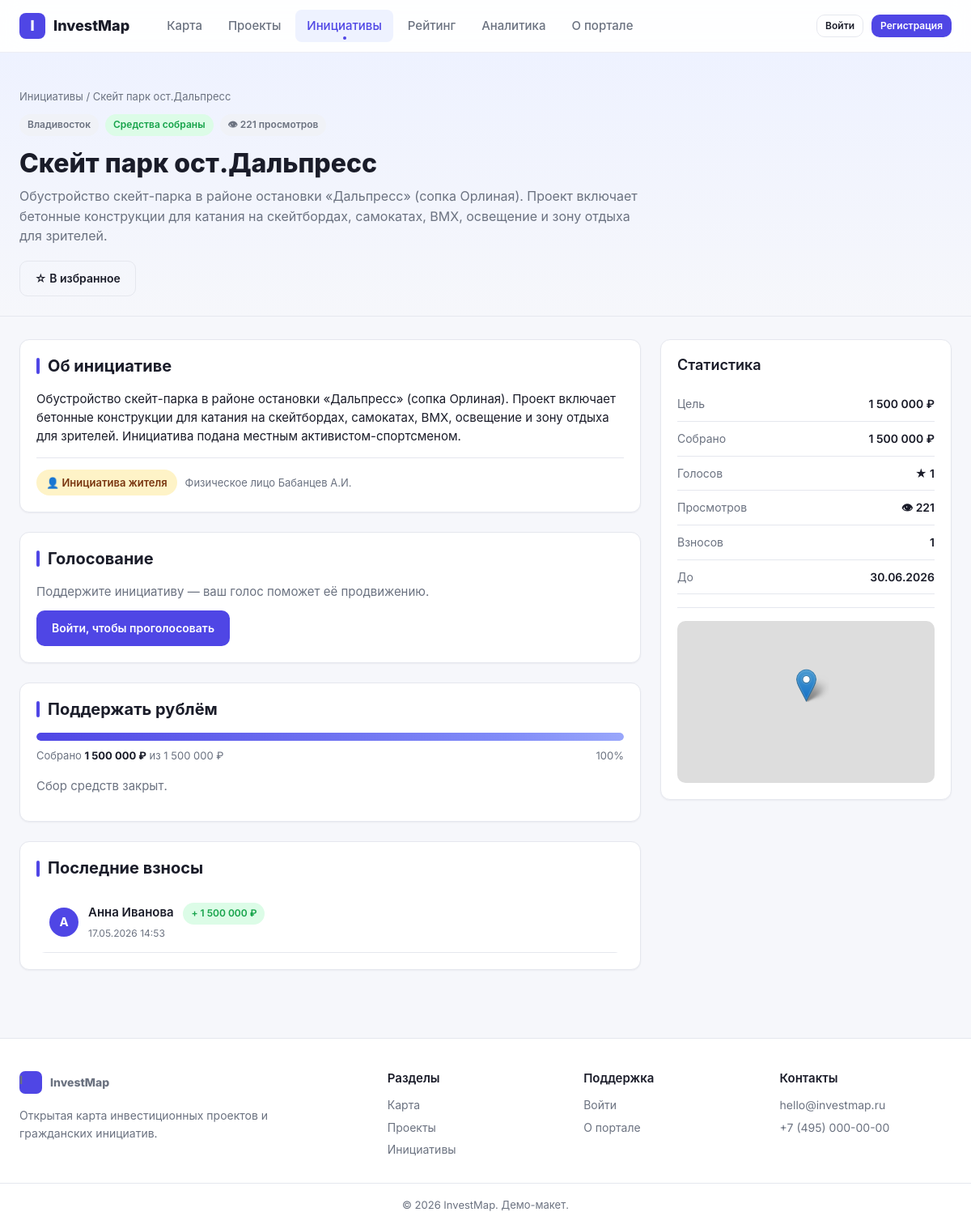
The page /initiatives/skeit-park-ost-dalpress on the database its author committed.
### app/models.py (models this page shows, shortened)
class Initiative(db.Model):
    __tablename__ = "initiatives"
    id = db.Column(db.Integer, primary_key=True)
    title = db.Column(db.String(200), nullable=False)
    slug = db.Column(db.String(220), unique=True, nullable=False, index=True)
    short_description = db.Column(db.String(300), nullable=False)
    description = db.Column(db.Text, nullable=False)
    author_type = db.Column(db.String(40), default="municipality")  # municipality | ngo | citizen
    author_name = db.Column(db.String(200))
    proposed_by_id = db.Column(db.Integer, db.ForeignKey("users.id"), nullable=True)
    district = db.Column(db.String(60), index=True)
    lat = db.Column(db.Float)
    lng = db.Column(db.Float)
    cover = db.Column(db.String(255))
    goal_amount = db.Column(db.BigInteger, default=0)
    collected_amount = db.Column(db.BigInteger, default=0)
    status = db.Column(db.String(40), default="active")  # active | funded | closed | moderation | rejected
    end_date = db.Column(db.Date)
    views = db.Column(db.Integer, default=0, nullable=False)
    created_at = db.Column(db.DateTime, default=datetime.utcnow)
    proposed_by = db.relationship("User", foreign_keys=[proposed_by_id])
    donations = db.relationship("Donation", back_populates="initiative", cascade="all, delete-orphan")
    votes = db.relationship("InitiativeVote", back_populates="initiative", cascade="all, delete-orphan")
    @property
    def progress_pct(self):
        if not self.goal_amount:
            return 0
        return min(100, round(self.collected_amount * 100 / self.goal_amount))
    @property
    def votes_count(self):
        return len(self.votes)

class Donation(db.Model):
    __tablename__ = "donations"
    id = db.Column(db.Integer, primary_key=True)
    initiative_id = db.Column(db.Integer, db.ForeignKey("initiatives.id"), nullable=False)
    user_id = db.Column(db.Integer, db.ForeignKey("users.id"), nullable=True)
    amount = db.Column(db.BigInteger, nullable=False)
    anonymous = db.Column(db.Boolean, default=False)
    created_at = db.Column(db.DateTime, default=datetime.utcnow)
    initiative = db.relationship("Initiative", back_populates="donations")
    user = db.relationship("User", back_populates="donations")

class User(UserMixin, db.Model):
    __tablename__ = "users"
    id = db.Column(db.Integer, primary_key=True)
    email = db.Column(db.String(120), unique=True, nullable=False, index=True)
    name = db.Column(db.String(120), nullable=False)
    password_hash = db.Column(db.String(255), nullable=False)
    role = db.Column(db.String(20), default="user", nullable=False)  # user | moderator | admin
    avatar = db.Column(db.String(255))
    profile_type = db.Column(db.String(20), default="physical", nullable=False)
    company_name = db.Column(db.String(200))  # для инвесторов
    inn = db.Column(db.String(20))            # ИНН
    phone = db.Column(db.String(40))
    bio = db.Column(db.Text)                  # о себе / о компании
    email_notifications = db.Column(db.Boolean, default=True, nullable=False)
    created_at = db.Column(db.DateTime, default=datetime.utcnow)
    comments = db.relationship("Comment", back_populates="user", cascade="all, delete-orphan")
    subscriptions = db.relationship("Subscription", back_populates="user", cascade="all, delete-orphan")
    notifications = db.relationship("Notification", back_populates="user", cascade="all, delete-orphan")
    activities = db.relationship("Activity", back_populates="user", cascade="all, delete-orphan")
    donations = db.relationship("Donation", back_populates="user", cascade="all, delete-orphan")
    votes = db.relationship("InitiativeVote", back_populates="user", cascade="all, delete-orphan")
    tickets = db.relationship("SupportTicket", back_populates="user", cascade="all, delete-orphan")
    interests = db.relationship("InvestorInterest", back_populates="user", cascade="all, delete-orphan")

### app/blueprints/initiatives.py (the view, shortened to what this page needs)
@bp.route("/<slug>")
def detail(slug):
    initiative = Initiative.query.filter_by(slug=slug).first_or_404()
    initiative.views = (initiative.views or 0) + 1
    db.session.commit()
    has_voted = False
    is_favorited = False
    return render_template(
        "initiatives/detail.html",
        initiative=initiative,
        has_voted=has_voted,
        is_favorited=is_favorited,
    )

### app/templates/initiatives/detail.html (shortened to what this page needs)
{% extends "base.html" %}
{% block content %}
<div class="project-hero">
    <div class="container">
        <div class="breadcrumbs">
            <a href="{{ url_for('initiatives.list_initiatives') }}">Инициативы</a> /
            <span>{{ initiative.title }}</span>
        </div>
        <div class="project-hero__chips">
            {% if initiative.district %}<span class="chip">{{ initiative.district }}</span>{% endif %}
            <span class="chip {% if initiative.status == 'funded' %}chip--success{% elif initiative.status == 'closed' %}chip--info{% else %}chip--warning{% endif %}">
                {% if initiative.status == 'active' %}Идёт сбор{% elif initiative.status == 'funded' %}Средства собраны{% else %}Завершена{% endif %}
            </span>
            <span class="chip chip--muted">👁 {{ initiative.views }} просмотров</span>
        </div>
        <h1>{{ initiative.title }}</h1>
        <p class="project-hero__lead">{{ initiative.short_description }}</p>
        <div class="project-hero__actions">
            {% if current_user.is_authenticated %}
                <form method="post" action="{{ url_for('initiatives.favorite', slug=initiative.slug) }}">
                    <input type="hidden" name="next" value="{{ request.url }}">
                    <button class="btn {% if is_favorited %}btn--warning{% else %}btn--ghost{% endif %}">
                        {% if is_favorited %}★ В избранном{% else %}☆ В избранное{% endif %}
                    </button>
                </form>
            {% else %}
                <a class="btn btn--ghost" href="{{ url_for('auth.login') }}">☆ В избранное</a>
            {% endif %}
        </div>
    </div>
</div>
<div class="container">
<div class="project-layout">
    <div>
        <section class="card">
            <h2 class="project-section-title">Об инициативе</h2>
            <p style="white-space: pre-line;">{{ initiative.description }}</p>
            <div class="initiative-source">
                <div class="initiative-source__badge
                    {% if initiative.author_type == 'municipality' %}initiative-source__badge--blue
                    {% elif initiative.author_type == 'ngo' %}initiative-source__badge--green
                    {% else %}initiative-source__badge--orange{% endif %}">
                    {% if initiative.author_type == 'municipality' %}🏛️ Муниципалитет
                    {% elif initiative.author_type == 'ngo' %}🤝 НКО
                    {% else %}👤 Инициатива жителя{% endif %}
                </div>
                {% if initiative.author_name %}
                    <span class="initiative-source__name">{{ initiative.author_name }}</span>
                {% endif %}
            </div>
        </section>
        <section class="card">
            <h2 class="project-section-title">Голосование</h2>
            <p class="muted">Поддержите инициативу — ваш голос поможет её продвижению.</p>
            {% if current_user.is_authenticated %}
                <form method="post" action="{{ url_for('initiatives.vote', slug=initiative.slug) }}">
                    <button class="btn {% if has_voted %}btn--ghost{% else %}btn--primary{% endif %}">
                        {% if has_voted %}★ Вы проголосовали (отозвать){% else %}☆ Голосовать{% endif %}
                    </button>
                    <span class="muted" style="margin-left:10px;">Всего голосов: <strong>{{ initiative.votes_count }}</strong></span>
                </form>
            {% else %}
                <a class="btn btn--primary" href="{{ url_for('auth.login', next=url_for('initiatives.detail', slug=initiative.slug)) }}">Войти, чтобы проголосовать</a>
            {% endif %}
        </section>
        <section class="card" id="donate">
            <h2 class="project-section-title">Поддержать рублём</h2>
            <div class="progress"><div class="progress__bar" style="width:{{ initiative.progress_pct }}%"></div></div>
            <div class="progress-stats mb-2">
                <span>Собрано <strong>{{ initiative.collected_amount|money }}</strong> из {{ initiative.goal_amount|money }}</span>
                <span>{{ initiative.progress_pct }}%</span>
            </div>
            {% if initiative.status == 'active' and current_user.is_authenticated %}
                <form method="post" action="{{ url_for('initiatives.donate', slug=initiative.slug) }}" class="mt-2">
                    <div class="form-row">
                        <label>Сумма взноса (₽)</label>
                        <div class="filter-pills" style="margin-bottom:10px;" id="amountPills">
                            {% for amt in [100, 300, 500, 1000, 3000] %}
                                <button type="button" class="filter-pill" data-amt="{{ amt }}">{{ amt }} ₽</button>
                            {% endfor %}
                        </div>
                        <input id="amountInput" type="number" name="amount" min="100" step="50" placeholder="Или введите свою сумму" required>
                    </div>
                    <div class="form-row">
                        <label style="display:flex;gap:8px;align-items:center;font-weight:500;">
                            <input type="checkbox" name="anonymous"> Сделать взнос анонимно
                        </label>
                    </div>
                    <button class="btn btn--primary btn--lg" type="submit">Поддержать (демо-оплата)</button>
                    <p class="form-hint mt-2">Реальной оплаты нет — это демонстрационный макет.</p>
                </form>
            {% elif initiative.status != 'active' %}
                <p class="muted">Сбор средств закрыт.</p>
            {% else %}
                <a class="btn btn--primary" href="{{ url_for('auth.login', next=url_for('initiatives.detail', slug=initiative.slug)) }}">Войти, чтобы поддержать</a>
            {% endif %}
        </section>
        <section class="card">
            <h2 class="project-section-title">Последние взносы</h2>
            {% if initiative.donations %}
                <div class="list-group" style="border:none;">
                    {% for d in initiative.donations[-10:]|reverse %}
                        <div class="list-item" style="border-bottom:1px solid var(--border);">
                            <div class="comment__avatar">{% if d.anonymous or not d.user %}?{% else %}{{ d.user.name[:1]|upper }}{% endif %}</div>
                            <div class="list-item__main">
                                <div class="list-item__title">
                                    {% if d.anonymous or not d.user %}Аноним{% else %}{{ d.user.name }}{% endif %}
                                    <span class="chip chip--success" style="margin-left:8px;">+ {{ d.amount|money }}</span>
                                </div>
                                <div class="list-item__meta">{{ d.created_at.strftime('%d.%m.%Y %H:%M') }}</div>
                            </div>
                        </div>
                    {% endfor %}
                </div>
            {% else %}
                <div class="empty-state">Пока взносов нет — будьте первым!</div>
            {% endif %}
        </section>
    </div>
    <aside>
        <div class="card project-meta-card">
            <h3 class="mb-2">Статистика</h3>
            <div class="meta-row"><span class="meta-row__label">Цель</span><span class="meta-row__value">{{ initiative.goal_amount|money }}</span></div>
            <div class="meta-row"><span class="meta-row__label">Собрано</span><span class="meta-row__value">{{ initiative.collected_amount|money }}</span></div>
            <div class="meta-row"><span class="meta-row__label">Голосов</span><span class="meta-row__value">★ {{ initiative.votes_count }}</span></div>
            <div class="meta-row"><span class="meta-row__label">Просмотров</span><span class="meta-row__value">👁 {{ initiative.views }}</span></div>
            <div class="meta-row"><span class="meta-row__label">Взносов</span><span class="meta-row__value">{{ initiative.donations|length }}</span></div>
            {% if initiative.end_date %}
                <div class="meta-row"><span class="meta-row__label">До</span><span class="meta-row__value">{{ initiative.end_date|date_ru }}</span></div>
            {% endif %}
            {% if initiative.lat and initiative.lng %}
                <div class="divider"></div>
                <div id="miniMap" style="height:200px;border-radius:10px;overflow:hidden;"></div>
            {% endif %}
        </div>
    </aside>
</div>
</div>
{% endblock %}

### rows shown on the page
Initiative: title "Скейт парк ост.Дальпресс", district "Владивосток", views "221", short_description "Обустройство скейт-парка в районе остановки «Дальпресс» (сопка Орлиная). Проект включает бетонные конструкции для катания на скейтбордах, самокатах, BMX, освещение и зону отдыха для зрителей.", description "Обустройство скейт-парка в районе остановки «Дальпресс» (сопка Орлиная). Проект включает бетонные конструкции для катания на скейтбордах, самокатах, BMX, освещение и зону отдыха для зрителей. Инициатива подана местным активистом-спортсменом.", author_name "Физическое лицо Бабанцев А.И.", collected_amount "1 500 000 ₽", goal_amount "1 500 000 ₽", progress_pct "100", end_date "30.06.2026"
Donation: user "А", user.name "Анна Иванова", amount "1 500 000 ₽", created_at "17.05.2026 14:53"

### other values the page prints
{{ initiative.votes_count }} "1"
{{ initiative.donations|length }} "1"
{{ 2026 }} "2026"
